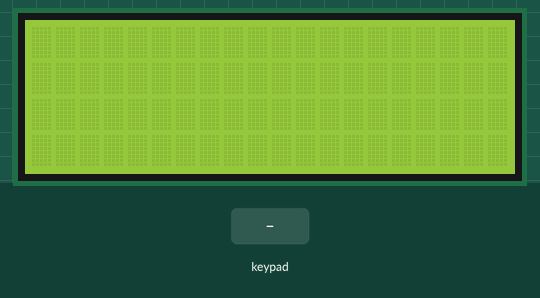
Simulated run of this sketch. Board: Arduino Uno, built with avr-gcc and run on an emulated ATmega328P. Parts: 20×4 character LCD. Inputs (shaded band) come from the test bench. What the sketch prints to the serial monitor is not drawn.

Above: at 1.2 s.
1.3 s: keypad keys 2 3 4 5 # pressed 0.4 s apart
At 3.7 s:
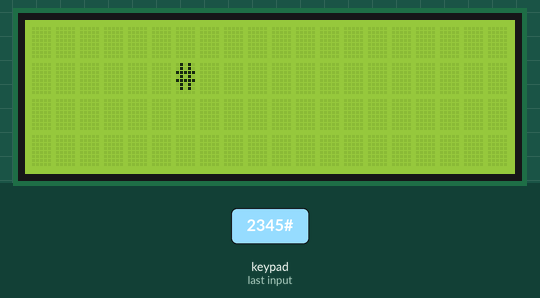
4.8 s: key '*' pressed
6.3 s: key 'A' pressed
At 7.5 s:
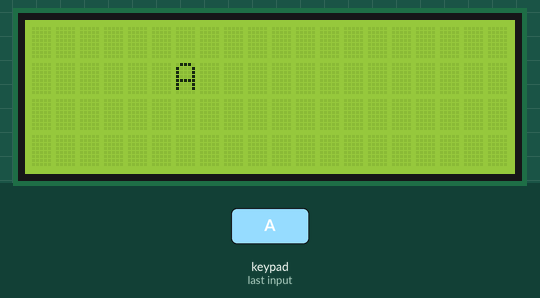
7.8 s: keypad keys 2 3 4 5 D pressed 0.4 s apart
At 9.21 s:
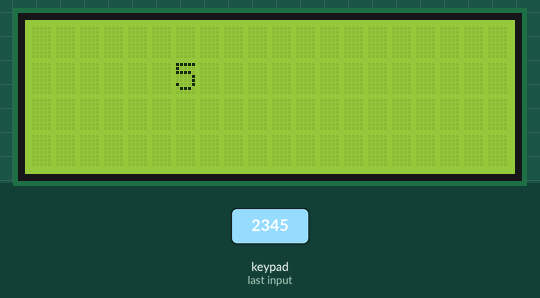
11.3 s: key 'B' pressed
12.8 s: key 'C' pressed
Timing chart, 0 to 15.3 s (numbered marks = the images above; inputs shaded):
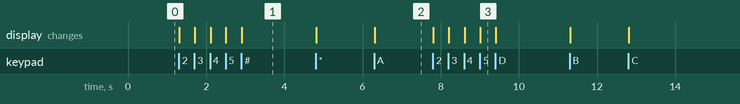

The sketch:

Calculadora.ino
```cpp
// Librería del teclado
#include <Keypad.h>

//libreria de la pantalla lcd
#include <Wire.h>
#include <LiquidCrystal_I2C.h>
LiquidCrystal_I2C lcd(0x27, 20, 4);


const byte ROWS = 4;
const byte COLS = 4;

// Mapeamos los botones en un arreglo
char hexaKeys[ROWS][COLS] = {
  {'1', '4', '7', '*'},
  {'2', '5', '8', '0'},
  {'3', '6', '9', '#'},
  {'A', 'B', 'C', 'D'}
};

byte rowPins[ROWS] = {2, 3, 4, 5}; // Pines utilizados para las filas del teclado
byte colPins[COLS] = {6, 7, 8, 9}; // Pines utilizados para las columnas del teclado

// Inicializamos teclado
Keypad customKeypad = Keypad(makeKeymap(hexaKeys), rowPins, colPins, ROWS, COLS);

void setup() {
  Serial.begin(9600);   // Inicializamos el monitor serial

  //inicializamos pantalla lcd
  lcd.init();
  lcd.backlight();
}

void loop() {

  // Lee cuando presionas el botón
  char button = customKeypad.getKey();

  if (button) {
    Serial.println(button);

    lcd.clear(); // Limpiamos la pantalla en cada iteración del bucle
    lcd.setCursor(6, 1); // Posición del cursor para centrar "Hola mundo"
    lcd.print(button);
  }


}
```

Measured:
- after the input at 1.3 s, the display: first changes at once (image 1 shows a later state)
- after the input at 6.3 s, the display: changes at once (image 2)
- after the input at 7.8 s, the display: first changes at once (image 3 shows a later state)
